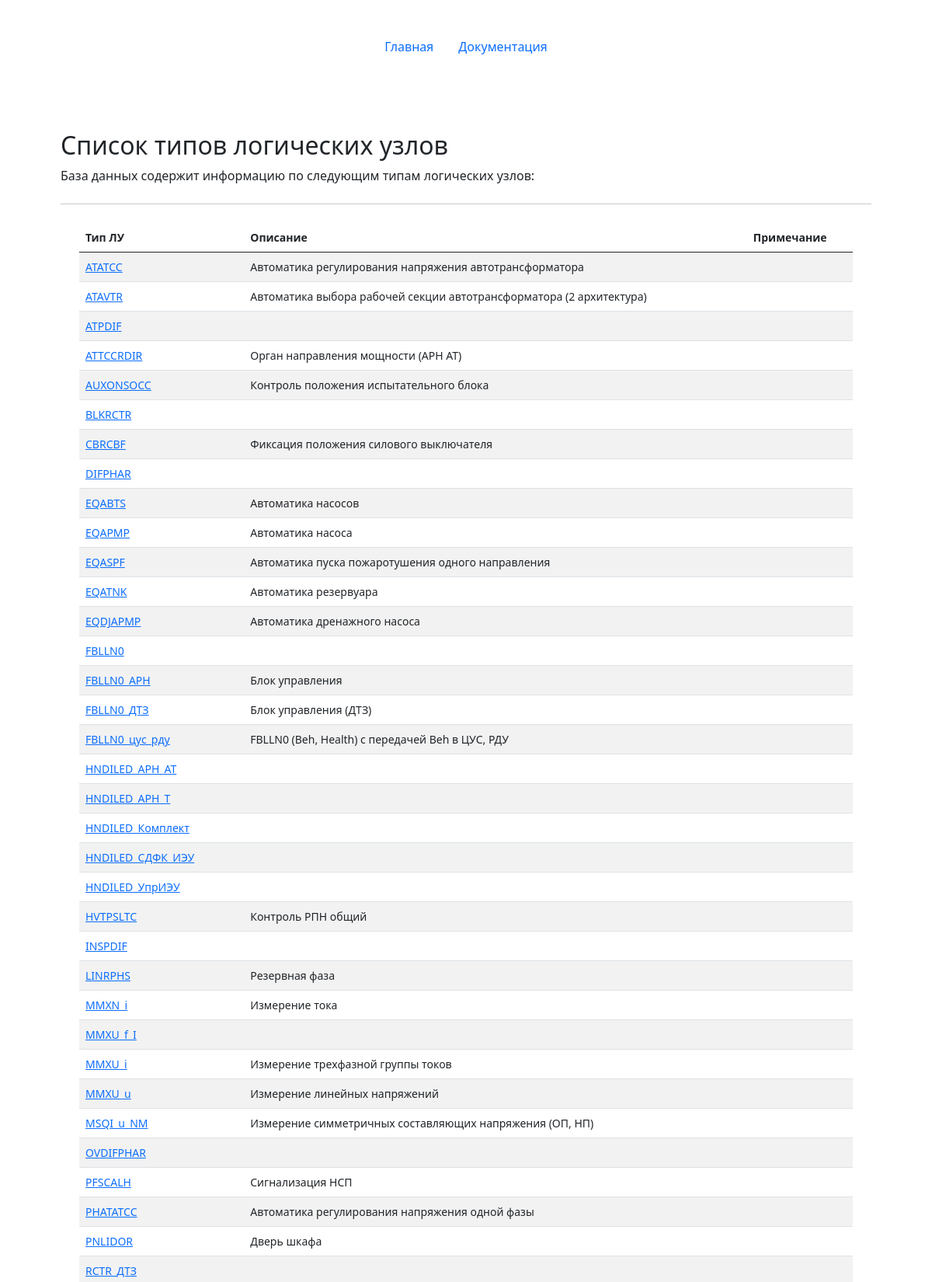
Page /lntypes/ (upper part) on the committed database.
### mainapp/models.py (models this page shows, shortened)
class LogicNodesTypes(models.Model):
    id = models.AutoField(primary_key=True)
    name = models.CharField(max_length=64, verbose_name='Имя типа ЛУ', unique=True)
    description = models.TextField(max_length=1024, blank=True, verbose_name='Описание')
    explanation = models.TextField(max_length=2048, blank=True, verbose_name='Пояснение')
    class Meta:
        verbose_name = 'Тип логического узла'
        verbose_name_plural = 'Типы логических узлов'
        ordering = ['name']

### mainapp/views.py (the view)
# urls.py: path('lntypes/', views.lntypes),
def lntypes(request):
    lntypes = LogicNodesTypes.objects.all()
    return render(request, 'mainapp/lntypes.html', {'lntypes':lntypes, 'title': 'Список типов логических узлов'})

### templates/mainapp/lntypes.html (shortened to what this page needs)
{% extends 'base.html' %}
{% block content %}
<main class="container py-5">
    {% if lntypes %}
    <h2 class="mt-4">Список типов логических узлов</h2>
    <p>База данных содержит информацию по следующим типам логических узлов:</p>
    <hr class="my-4">
    <div class="container small">
    <table class="table table-striped">
                <thead>
                    <tr>
                      <th scope="col">Тип ЛУ</th>
                      <th scope="col">Описание</th>
                      <th scope="col">Примечание</th>
                    </tr>
                </thead>
                <tbody>
                    {% for item in lntypes %}
                    <tr>
                        <td><a href="show/?name={{item.name}}&type=ln">{{item.name}}</a></td>
                        <td>{{item.description}}</td>
                        <td></td>
                    </tr>
                {% endfor %}
                </tbody>
            </table>
    </div>
    {% else %}
    <h2 class="mt-4">В базе данных нет типов логических узлов :(</h2>
    {% endif %}
</main>
{% endblock %}

### rows in the picture
LogicNodesTypes: name "ATATCC", description "Автоматика регулирования напряжения автотрансформатора"
LogicNodesTypes: name "ATAVTR", description "Автоматика выбора рабочей секции автотрансформатора (2 архитектура)"
LogicNodesTypes: name "ATPDIF"
LogicNodesTypes: name "ATTCCRDIR", description "Орган направления мощности (АРН АТ)"
LogicNodesTypes: name "AUXONSOCC", description "Контроль положения испытательного блока"
LogicNodesTypes: name "BLKRCTR"
LogicNodesTypes: name "CBRCBF", description "Фиксация положения силового выключателя"
LogicNodesTypes: name "DIFPHAR"
LogicNodesTypes: name "EQABTS", description "Автоматика насосов"
LogicNodesTypes: name "EQAPMP", description "Автоматика насоса"
LogicNodesTypes: name "EQASPF", description "Автоматика пуска пожаротушения одного направления"
LogicNodesTypes: name "EQATNK", description "Автоматика резервуара"
LogicNodesTypes: name "EQDJAPMP", description "Автоматика дренажного насоса"
LogicNodesTypes: name "FBLLN0"
LogicNodesTypes: name "FBLLN0_АРН", description "Блок управления"
LogicNodesTypes: name "FBLLN0_ДТЗ", description "Блок управления (ДТЗ)"
LogicNodesTypes: name "FBLLN0_цус_рду", description "FBLLN0 (Beh, Health) с передачей Beh в ЦУС, РДУ"
LogicNodesTypes: name "HNDILED_АРН_АТ"
LogicNodesTypes: name "HNDILED_АРН_Т"
LogicNodesTypes: name "HNDILED_Комплект"
LogicNodesTypes: name "HNDILED_СДФК_ИЭУ"
LogicNodesTypes: name "HNDILED_УпрИЭУ"
LogicNodesTypes: name "HVTPSLTC", description "Контроль РПН общий"
LogicNodesTypes: name "INSPDIF"
LogicNodesTypes: name "LINRPHS", description "Резервная фаза"
LogicNodesTypes: name "MMXN_i", description "Измерение тока"
LogicNodesTypes: name "MMXU_f_I"
LogicNodesTypes: name "MMXU_i", description "Измерение трехфазной группы токов"
LogicNodesTypes: name "MMXU_u", description "Измерение линейных напряжений"
LogicNodesTypes: name "MSQI_u_NM", description "Измерение симметричных составляющих напряжения (ОП, НП)"
LogicNodesTypes: name "OVDIFPHAR"
LogicNodesTypes: name "PFSCALH", description "Сигнализация НСП"
LogicNodesTypes: name "PHATATCC", description "Автоматика регулирования напряжения одной фазы"
LogicNodesTypes: name "PNLIDOR", description "Дверь шкафа"
LogicNodesTypes: name "RCTR_ДТЗ"
